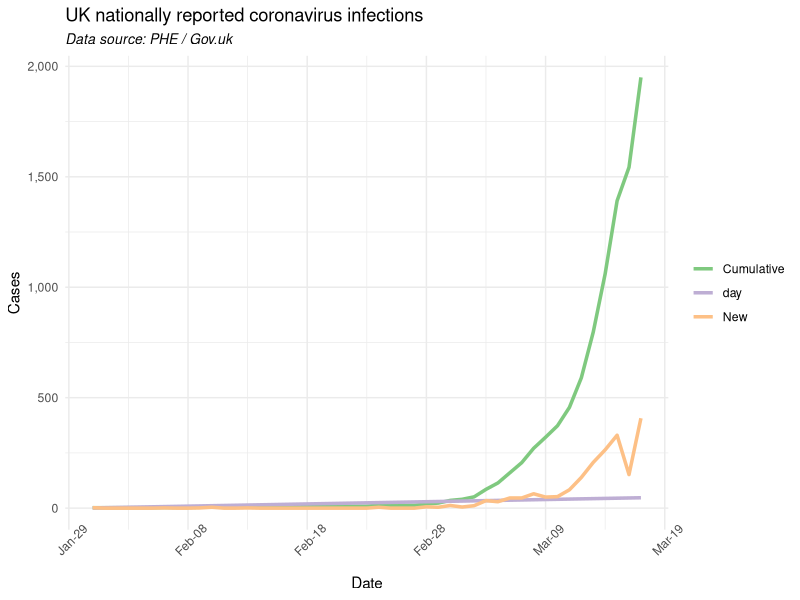

Write R code to recreate this figure. (Note: this script raises an error after producing the figure.)

# Load packages
lapply(c("Cairo", "datapasta", "dplyr", "prophet", 
         "lubridate", "ggplot2", "tidyr", "scales"),
       require,
       character.only=TRUE)

# Set ggplot defaults
theme_set(
  theme_minimal() +
    theme(legend.position = "right",
          plot.subtitle = element_text(face = "italic"
                                       , family = "sans"
                                       , size=10))
)


# Import and format date, sources from gov.uk/. PHE site on 18/03/2020
cases <- read.csv("DailyConfirmedCases.csv", stringsAsFactors = FALSE)
colnames(cases) <- c("dt", "New", "Cumulative")
cases$dt <- as.Date(cases$dt, "%d/%m/%Y")

# Strip commas out of thousands (Excel, honestly...)
cases$Cumulative <- as.integer(gsub(",", "", cases$Cumulative))

# Row ide for timeperiod
cases$day <- row(cases)[,1]


# Quick plot of cases
cases %>% 
pivot_longer(cols = -dt
             , values_to = "cases"
             , names_to = "type") %>% 
ggplot(aes(x=dt, y=cases, col=factor(type)))+
  geom_line(size=1.2)+
  labs(title= "UK nationally reported coronavirus infections",
       subtitle = "Data source: PHE / Gov.uk",
       x = "Date", y = "Cases") +
  scale_color_brewer(type="qual")+
  scale_y_continuous(label = comma)+
  scale_x_date(date_breaks = "10 day", date_labels = "%b-%d")+
  theme(axis.text.x = element_text(angle = 45),
        legend.title = element_blank())



# Trying prophet pacakge from Facebook
# Subset and rename for prophet package
cases_prophet <- cases[1:2]
colnames(cases_prophet) <- c("ds", "y")

# Model
prop_lin <- prophet(cases_prophet, growth = "logistic")


# Predict future
future <- make_future_dataframe(prop_lin, periods = 10, freq = "day", include_history = TRUE)

prophet_forcast <- predict(prop_lin, future)

plot(prop_lin, prophet_forcast)



# Simply exponential model



mod1<- lm(log(New) ~ day, data=cases[30:47,])

plot(mod1)
summary(mod1)

exp(predict(mod1, newdata=data.frame(day=48)))



mod2<- lm(New ~ poly(day,2), data=cases[30:47,])

plot(mod2)
summary(mod2)

predict(mod2, newdata=data.frame(day=48))


mod3<- lm(log(New) ~ poly(day,2), data=cases[30:47,])

plot(mod3)
summary(mod3)

exp(predict(mod3, newdata=data.frame(day=48)))


new<- data.frame(days=seq(48, 60,1), cases=exp(predict(mod1, newdata=data.frame(day=seq(48,60,1)))))

new2<- rbind(cbind(days = cases$day, cases=cases$New, fcast=0),
             cbind(new, fcast=1))

ggplot(new2, aes(x=days, y=cases, col=fcast))+
  geom_line(size=1.2)+
  labs(title= "UK nationally reported coronavirus predictions",
       subtitle = "Data source: PHE / Gov.uk",
       x = "Date", y = "Cases") +
  #scale_color_brewer(type="qual")+
  scale_y_continuous(label = comma)+
  #scale_x_date(date_breaks = "10 day", date_labels = "%b-%d")+
  theme(axis.text.x = element_text(angle = 45),
        legend.title = element_blank())
